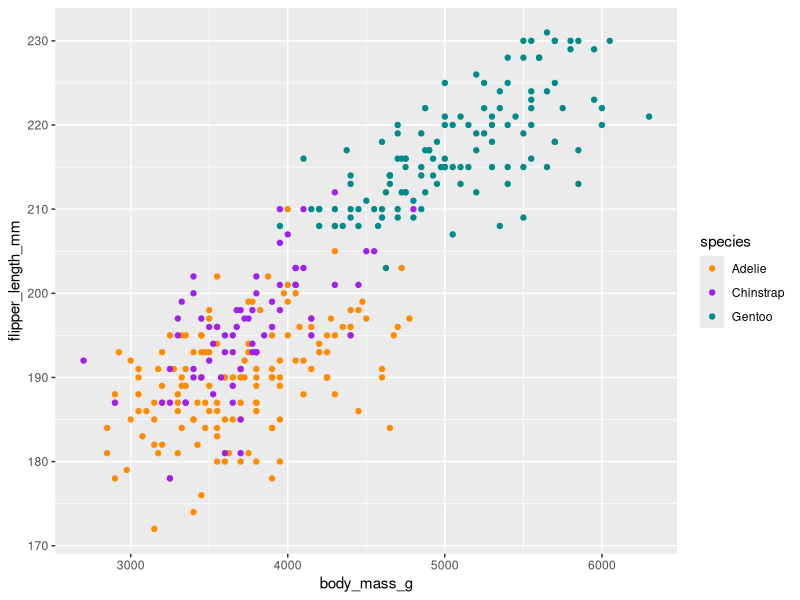

The R source for this figure:
##~~~~~~~~~~~~~~~~~~~~~~~~~~~~~~~~~~~~~~~~~~~~~~~~~~~~~~~~~~~~~~~~~~~~~~~~~~~~~~
##                            Derivative Practice                           ----
##~~~~~~~~~~~~~~~~~~~~~~~~~~~~~~~~~~~~~~~~~~~~~~~~~~~~~~~~~~~~~~~~~~~~~~~~~~~~~~

#................Practice using the function D().................

# one small change

my_expression <- expression(5 * x^2)
my_derivative <- D(expr = my_expression, name = "x")

my_derivative

x <- 2.8

eval(my_derivative)


#....................Another Exampel with D()....................
#find derivative with respect to x
my_derivative <- D(expr = expression(3.1 * x^4 - 28 * x), name = "x")

#create and store a function

fx <- expression(x^2)

#find the derivatove with respect to x
df_dx <- D(expr = fx, name = "x")

x <- 10

eval(df_dx)


# My turn
#1

gz <- expression(2 *z^3 - 10.5*z^2 + 4.1)
dg_dz = D(expr = gz, name = "z")

dg_dz

#2) 

dy <- expression(2*y^3 - 10.5*z^2 + 4.1)
dt_dy = D(expr = dy, name = "y")
dt_dy

# find slope of T(y) at a range of values

y <- seq(from = -0.4, to = 2.0, by = .1)

#val the slop of T(y) at erach value

eval(dt_dy)


#plotting ex

library(ggplot2)
library(palmerpenguins)

ggplot(data = penguins, aes(x = body_mass_g, y = flipper_length_mm)) + geom_point(aes(color = species)) + scale_color_manual(values = c("darkorange", "purple", "cyan4")) 
# +
 # labs(x = "Body mass (g)",
   #    y = "Flipper length (mm)",
  #     title = "Palmer penguin size measurements"
    #   subtitle = "Palmer archipelago, Antartica (2007 - 2009)",
    #   caption = "Collected by Dr. Kristen Gorman") +
 # facet_wrap(~island)
#theme_minimal()
                                                                                                                                                                            
                                                                                  